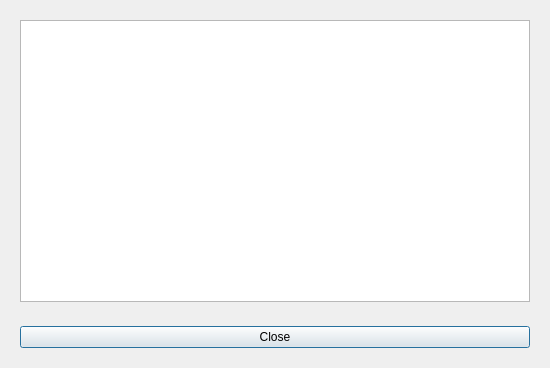
<?xml version="1.0" encoding="UTF-8"?>
<ui version="4.0">
 <class>Dialog</class>
 <widget class="QDialog" name="Dialog">
  <property name="geometry">
   <rect>
    <x>0</x>
    <y>0</y>
    <width>550</width>
    <height>368</height>
   </rect>
  </property>
  <property name="windowTitle">
   <string>Dialog</string>
  </property>
  <layout class="QGridLayout" name="gridLayout">
   <item row="0" column="0">
    <widget class="QWidget" name="widget" native="true">
     <layout class="QHBoxLayout" name="horizontalLayout">
      <item>
       <widget class="QTextBrowser" name="msgTextBrowser"/>
      </item>
     </layout>
    </widget>
   </item>
   <item row="1" column="0">
    <widget class="QWidget" name="widget_2" native="true">
     <layout class="QVBoxLayout" name="verticalLayout">
      <item>
       <widget class="QPushButton" name="closeButton">
        <property name="text">
         <string>Close</string>
        </property>
       </widget>
      </item>
     </layout>
    </widget>
   </item>
  </layout>
 </widget>
 <resources/>
 <connections/>
</ui>
